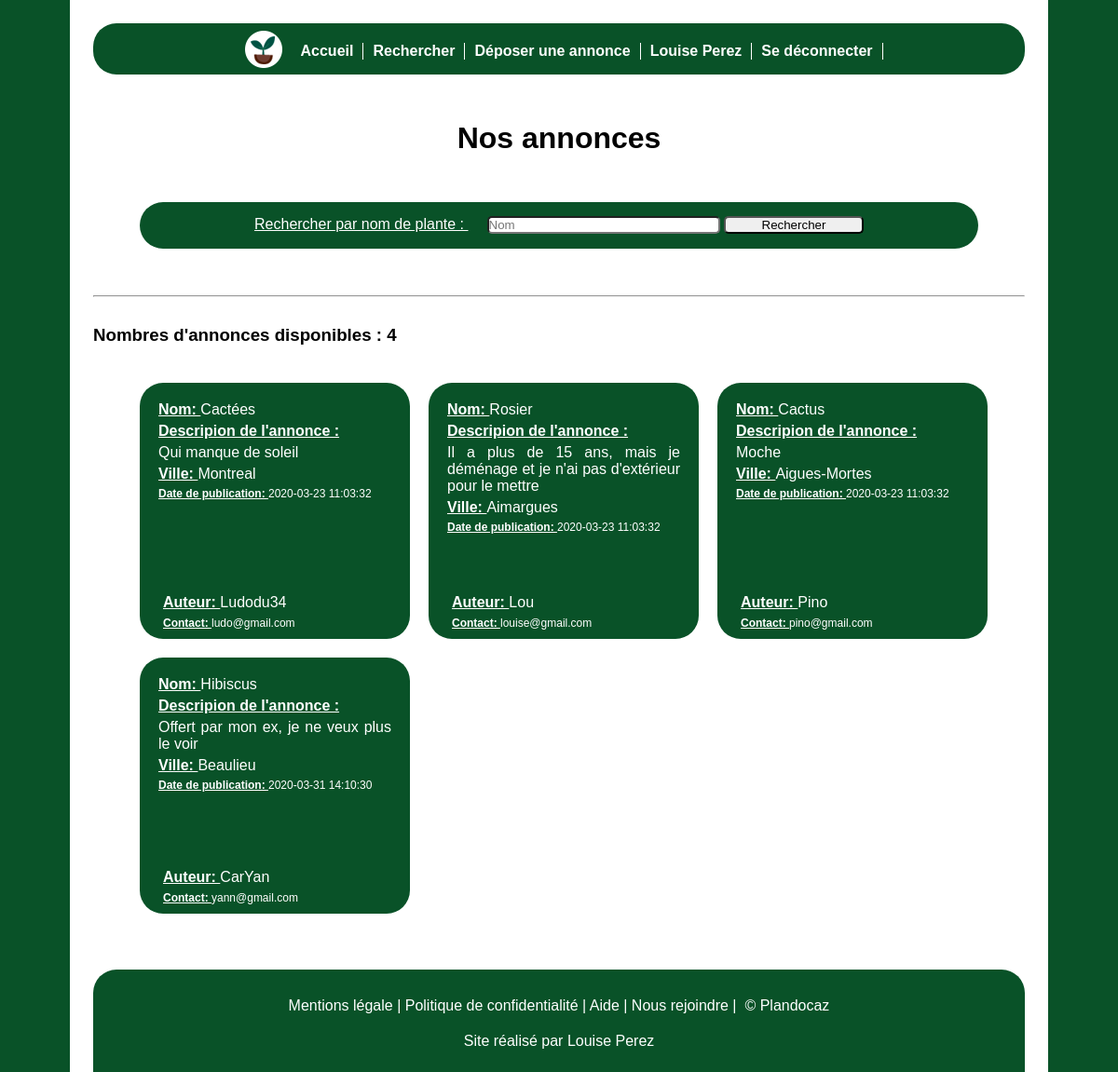
The page /rechercher.php (signed in) on the database its author committed.
### tables this page shows
CREATE TABLE `annonces` (
  `id` int(11) NOT NULL,
  `nom_plante` varchar(255) NOT NULL,
  `description_annonce` text NOT NULL,
  `ville_annonce` varchar(255) NOT NULL,
  `date_ajout` datetime DEFAULT CURRENT_TIMESTAMP,
  `annonce_active` tinyint(1) NOT NULL,
  `id_membres` int(11) NOT NULL
);

CREATE TABLE `membres` (
  `id` int(11) NOT NULL,
  `nom_membres` varchar(255) NOT NULL,
  `prenom_membres` varchar(255) NOT NULL,
  `pseudo_membres` varchar(255) NOT NULL,
  `mail_membres` varchar(255) NOT NULL,
  `code_postal_membres` int(11) NOT NULL,
  `ville_membres` varchar(255) NOT NULL,
  `mdp` varchar(255) NOT NULL
);

### rechercher.php (the view, shortened to what this page needs)
<!DOCTYPE html>
<html lang="en">
<head>
    <link rel="stylesheet" href="style.css">
</head>
<body>
<header class="navbar">
         <ul>
            <li class="navLogo"><a href="index.php"><img src="image/icone.png"></a></li>
            <li><a href="index.php">Accueil</a></li>
            <li><a href="rechercher.php">Rechercher</a></li>
            <li><a href="deposerAnnonce.php">Déposer une annonce</a></li>
            <li><a href="profil.php">            <?php
               if ($_SESSION){
                  echo $_SESSION['prenom_membres'] . ' ' . $_SESSION['nom_membres'];
               }
               else {
                   echo 'Se connecter';
               }?>
            </a></li>
            <li><a href="deconnexion.php">   <?php
               if ($_SESSION){
                  echo 'Se déconnecter';
               }
               else {
                   echo '';
               }?></a></li>
         </ul>
     </header>
    <h1> Nos annonces </h1>
    <section class="encart_recherche">
        <form method="POST" action="">
            <label> Rechercher par nom de plante : </label>
            <input type="text" name="recherche_nom" placeholder="Nom">
            <input type="SUBMIT" value="Rechercher">
        </form>
    </section>
   <hr/>
   <h3> Nombres d'annonces disponibles :
        <?php
            $bdd = new PDO('mysql:host=localhost;dbname=plantdocaz', 'root', 'root');
            $reponse4 = $bdd->query('SELECT COUNT(*) AS nbr_annonce FROM annonces WHERE annonce_active = 1');
            while ($donnees4 = $reponse4->fetch() ) {
               echo '<strong>' . htmlspecialchars($donnees4['nbr_annonce']) . '</strong>';
            } ?>
    </h3>
    <section class="annonces">
        <?php
            $bdd = new PDO('mysql:host=localhost;dbname=plantdocaz', 'root', 'root');
            $reponse = $bdd->query('SELECT * FROM annonces WHERE annonce_active = 1');
            while ($donnees = $reponse->fetch() ) { ?>
                <div class="encart_annonce">
                    <p><strong class="information_annonce"> Nom: </strong>
                        <?php echo htmlspecialchars($donnees['nom_plante'])?></p>
                    <p><strong class="information_annonce">Descripion de l'annonce : </strong></p>
                        <p><?php echo htmlspecialchars($donnees['description_annonce'])?></p>
                    <p><strong class="information_annonce"> Ville: </strong>
                        <?php echo htmlspecialchars($donnees['ville_annonce'])?></p>
                    <p class="publication_annonce"><strong class="information_annonce"> Date de publication: </strong>
                        <?php echo htmlspecialchars($donnees['date_ajout'])?></p>
                    <?php
                    $reponse2 = $bdd->query("SELECT pseudo_membres FROM membres INNER JOIN annonces ON membres.id = ".$donnees['id_membres']);
                    $donnees2 = $reponse2->fetch(); ?>
                    <p class="auteur_annonce"><strong class="information_annonce"> Auteur: </strong>
                        <?php echo htmlspecialchars($donnees2[0])?></p>
                    <?php if ($_SESSION){
                        $reponse3 = $bdd->query("SELECT mail_membres FROM membres INNER JOIN annonces ON membres.id = ".$donnees['id_membres']);
                        $donnees3 = $reponse3->fetch(); ?>
                        <p class="contact_annonce"><strong class="information_annonce"> Contact: </strong>
                            <?php echo htmlspecialchars($donnees3[0])?></p>
                        <?php } else { ?>
                        <p class="contact_annonce"><strong class="information_annonce"> Contact: </strong> Vous devez être connecter</p>
                        <?php } ?>
                    <br/>
                </div>
            <?php }
        ?>
    </section>
    <?php include 'partie/footer.php'; ?>
</body>
</html>

### style.css (style rules this page uses)
* { margin: 0; padding: 0; }
html { background-color: #095228; }
body { margin-left: auto; margin-right: auto; width: 1000px ; text-align: center; background-color: white; padding: 25px; font-family: "Optima" , sans-serif; color: black; }
h3 { margin-top: 30px; text-align: left; }
h1 { margin-top: 20px; margin-bottom: 50px; }
.navbar { background-color: #095228; border-radius: 25px; height: 55px; margin-bottom: 50px; }
.navLogo { border: none; }
ul { display: flex; justify-content: center; align-items: center; padding-top: 5px; }
ul li { list-style-type: none; border-right:1px solid white ; margin-left: 10px; padding-right: 10px; color: white; font-weight: bolder; }
ul li a { color: white; text-decoration: none; }
.encart_recherche { height: 40px; width: 800px; background-color: #095228; border-radius: 25px; margin-left: auto; margin-right: auto; padding-left: 50px; padding-right: 50px; padding-top: 10px; }
.encart_recherche label { text-decoration: underline; }
.annonces { width: 1000px; display: flex; flex-direction: row; flex-wrap: wrap; margin-top: 30px; justify-content: start; color: white; margin-left: 40px; margin-bottom: 20px; }
.annonces p { margin-top: 5px; }
.encart_annonce { width: 250px; height: 260px; background-color: #095228; border-radius: 25px; padding-top: 15px; margin: 10px; text-align: justify; padding-left: 20px; padding-right: 20px; position: relative; }
.encart_annonce p { width: 250px; }
.information_annonce { font-weight: bold; text-decoration: underline; }
.auteur_annonce { position: absolute; bottom: 30px; right: 15px; }
.publication_annonce { font-size: 12px; }
.contact_annonce { position: absolute; bottom: 10px; right: 15px; font-size: 12px; }
label { color: white; margin-right: 20px; }
input[type=submit] { width: 150px; }
input, textarea, select { width : 250px; margin: 5px 0px; border-radius: 5px; -webkit-box-sizing: border-box; -moz-box-sizing: border-box; box-sizing: border-box; }

### rows shown on the page
annonces: nom_plante "Cactées", description_annonce "Qui manque de soleil", ville_annonce "Montreal", date_ajout "2020-03-23 11:03:32", id_membres.pseudo_membres "Ludodu34", id_membres.mail_membres "ludo@gmail.com"
annonces: nom_plante "Rosier", description_annonce "Il a plus de 15 ans, mais je déménage et je n'ai pas d'extérieur pour le mettre", ville_annonce "Aimargues", date_ajout "2020-03-23 11:03:32", id_membres.pseudo_membres "Lou", id_membres.mail_membres "louise@gmail.com"
annonces: nom_plante "Cactus", description_annonce "Moche", ville_annonce "Aigues-Mortes", date_ajout "2020-03-23 11:03:32", id_membres.pseudo_membres "Pino", id_membres.mail_membres "pino@gmail.com"
annonces: nom_plante "Hibiscus", description_annonce "Offert par mon ex, je ne veux plus le voir", ville_annonce "Beaulieu", date_ajout "2020-03-31 14:10:30", id_membres.pseudo_membres "CarYan", id_membres.mail_membres "yann@gmail.com"

### other values the page prints
$_SESSION['prenom_membres'] "Louise"
$_SESSION['nom_membres'] "Perez"
$donnees4['nbr_annonce'] "4"
